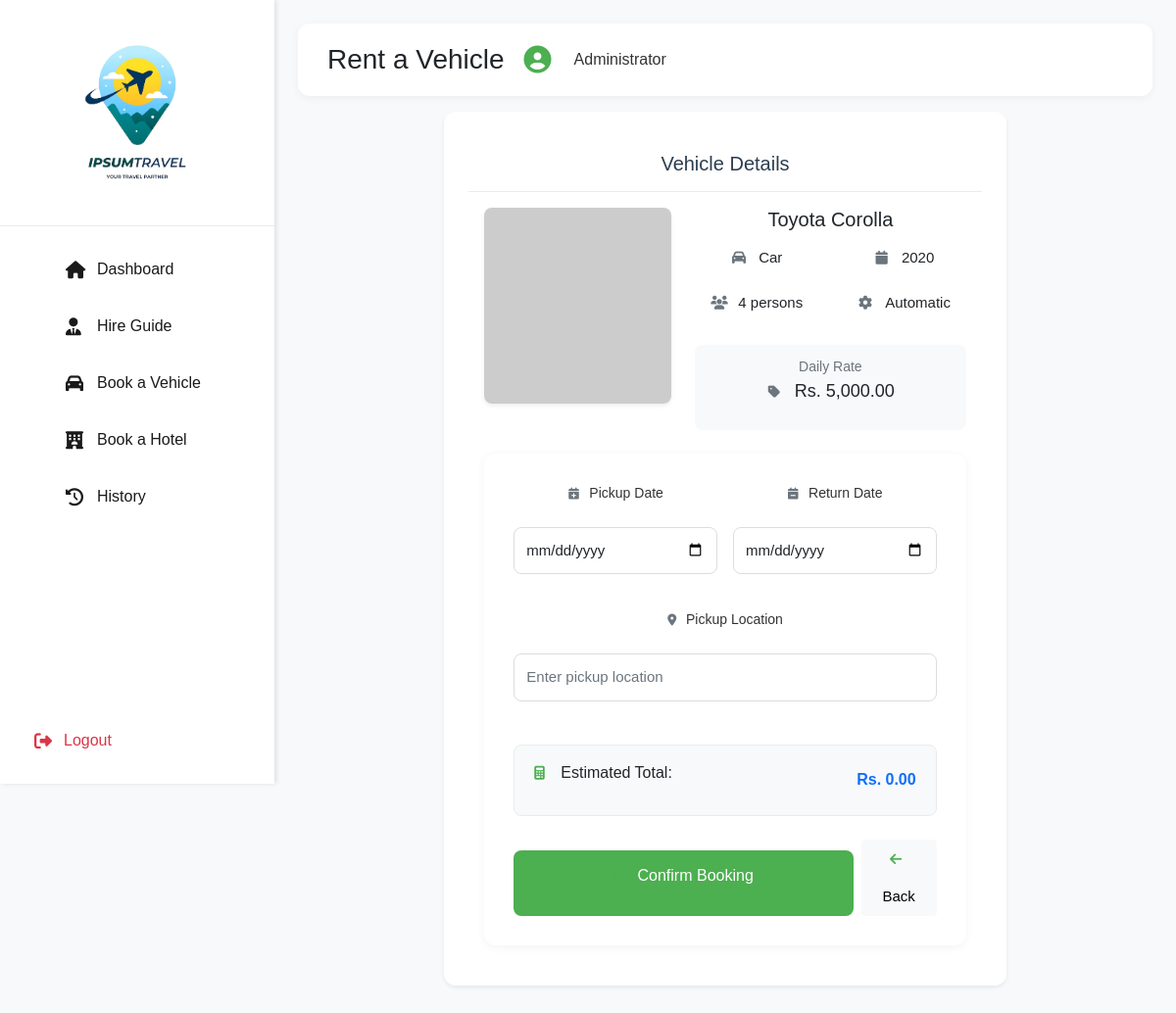
The page /pages/dashboard/rent-vehicle-form.php?vehicle_id=1 (signed in) on the database its author committed.
### tables this page shows
CREATE TABLE vehicles (
    vehicle_id INT AUTO_INCREMENT PRIMARY KEY,
    type VARCHAR(50) NOT NULL,
    model VARCHAR(100) NOT NULL,
    year INT NOT NULL,
    daily_rate DECIMAL(10,2) NOT NULL,
    capacity INT NOT NULL,
    district VARCHAR(50) NOT NULL,
    imageUrl VARCHAR(255) NOT NULL,
    ac_available BOOLEAN DEFAULT true,
    transmission VARCHAR(20) NOT NULL,

    license_plate VARCHAR(20) UNIQUE NOT NULL
);

### pages/dashboard/rent-vehicle-form.php (the view, shortened to what this page needs)
<?php
require_once '../../config/db_connect.php';
$vehicle_id = $_GET['vehicle_id'];
$stmt = $conn->prepare("SELECT * FROM vehicles WHERE vehicle_id = ?");
$stmt->bind_param("i", $vehicle_id);
$stmt->execute();
$result = $stmt->get_result();
$vehicle = $result->fetch_assoc();
include 'includes/header.php';
?>
<!DOCTYPE html>
<html lang="en">
<head>
    <link rel="stylesheet" href="https://cdnjs.cloudflare.com/ajax/libs/font-awesome/6.4.0/css/all.min.css">
    <link href="https://cdn.jsdelivr.net/npm/bootstrap@5.1.3/dist/css/bootstrap.min.css" rel="stylesheet">
    <link rel="stylesheet" href="../../css/dashboard.css">
</head>
<body>
    <div class="dashboard-container">
        <?php include 'includes/sidebar.php'; ?>
        <div class="main-content">
            <header class="mb-3">
                <div class="d-flex justify-content-between align-items-center">
                    <h1 class="h3 mb-0">Rent a Vehicle</h1>
                    <div class="user-profile">
                        <i class="fas fa-user-circle"></i>
                        <span class="ms-2"><?php echo htmlspecialchars($_SESSION['fullname']); ?></span>
                    </div>
                </div>
            </header>
            <div class="container-fluid p-0">
                <div class="row">
                    <div class="col-lg-8 mx-auto">
                        <div class="card">
                            <div class="card-header">
                                <h3>Vehicle Details</h3>
                            </div>
                            <div class="card-body">
                                <div class="row g-4 mb-4">
                                    <div class="col-md-5">
                                        <div class="vehicle-image-container">
                                            <img src="<?php echo htmlspecialchars($vehicle['imageUrl']); ?>"
                                                 class="img-fluid"
                                                 style="width: 100%; height: 200px; object-fit: cover;"
                                                 onerror="this.src='https://via.placeholder.com/400x200?text=No+Image'"
                                                 alt="<?php echo htmlspecialchars($vehicle['model']); ?>">
                                        </div>
                                    </div>
                                    <div class="col-md-7">
                                        <h4 class="h5 mb-3"><?php echo htmlspecialchars($vehicle['model']); ?></h4>
                                        <div class="vehicle-details">
                                            <div class="row mb-2">
                                                <div class="col-6">
                                                    <i class="fas fa-car"></i>
                                                    <span class="ms-2"><?php echo htmlspecialchars($vehicle['type']); ?></span>
                                                </div>
                                                <div class="col-6">
                                                    <i class="fas fa-calendar"></i>
                                                    <span class="ms-2"><?php echo htmlspecialchars($vehicle['year']); ?></span>
                                                </div>
                                            </div>
                                            <div class="row mb-2">
                                                <div class="col-6">
                                                    <i class="fas fa-users"></i>
                                                    <span class="ms-2"><?php echo htmlspecialchars($vehicle['capacity']); ?> persons</span>
                                                </div>
                                                <div class="col-6">
                                                    <i class="fas fa-cog"></i>
                                                    <span class="ms-2"><?php echo htmlspecialchars($vehicle['transmission']); ?></span>
                                                </div>
                                            </div>
                                            <div class="price-tag mt-3">
                                                <small class="text-muted d-block mb-1">Daily Rate</small>
                                                <h5 class="mb-0">
                                                    <i class="fas fa-tag"></i>
                                                    Rs. <?php echo number_format($vehicle['daily_rate'], 2); ?>
                                                </h5>
                                            </div>
                                        </div>
                                    </div>
                                </div>
                                <form action="process-vehicle-booking.php" method="POST" class="booking-form" id="bookingForm">
                                    <div class="row g-3">
                                        <div class="col-md-6">
                                            <div class="form-group">
                                                <label for="pickup_date" class="form-label">
                                                    <i class="fas fa-calendar-plus"></i>
                                                    Pickup Date
                                                </label>
                                                <input type="date" class="form-control" id="pickup_date"
                                                       name="pickup_date" required min="<?php echo date('Y-m-d'); ?>">
                                            </div>
                                        </div>
                                        <div class="col-md-6">
                                            <div class="form-group">
                                                <label for="return_date" class="form-label">
                                                    <i class="fas fa-calendar-minus"></i>
                                                    Return Date
                                                </label>
                                                <input type="date" class="form-control" id="return_date"
                                                       name="return_date" required min="<?php echo date('Y-m-d'); ?>">
                                            </div>
                                        </div>
                                        <div class="col-12">
                                            <div class="form-group">
                                                <label for="pickup_location" class="form-label">
                                                    <i class="fas fa-map-marker-alt"></i>
                                                    Pickup Location
                                                </label>
                                                <input type="text" class="form-control" id="pickup_location"
                                                       name="pickup_location" placeholder="Enter pickup location" required>
                                            </div>
                                        </div>
                                    </div>
                                    <div class="total-cost-section mt-4">
                                        <div class="d-flex justify-content-between align-items-center">
                                            <div>
                                                <i class="fas fa-calculator"></i>
                                                <span class="ms-1">Estimated Total:</span>
                                            </div>
                                            <div id="totalCost" class="text-primary fw-bold">Rs. 0.00</div>
                                        </div>
                                    </div>
                                    <div class="form-actions d-flex gap-2">
                                        <button type="submit" class="btn btn-primary flex-grow-1">
                                            <i class="fas fa-check-circle"></i>
                                            Confirm Booking
                                        </button>
                                        <a href="book-vehicle.php" class="btn btn-light">
                                            <i class="fas fa-arrow-left"></i>
                                            Back
                                        </a>
                                    </div>
                                </form>
                            </div>
                        </div>
                    </div>
                </div>
            </div>
        </div>
    </div>
</body>
</html>

### css/dashboard.css (style rules this page uses)
* { margin: 0; padding: 0; box-sizing: border-box; font-family: Arial, sans-serif; }
.dashboard-container { display: flex; min-height: 100vh; background-color: #f0f2f5; }
.main-content { flex: 1; margin-left: 280px; padding: 25px; }
header { background-color: #ffffff; padding: 20px 30px; border-radius: 12px; box-shadow: 0 2px 10px rgba(0,0,0,0.05); margin-bottom: 30px; display: flex; justify-content: space-between; align-items: center; }
.user-profile { display: flex; align-items: center; gap: 15px; padding-left: 20px; }
.user-profile span { font-size: 16px; font-weight: 500; color: #333; }
.user-profile i { font-size: 28px; color: #4CAF50; }
.booking-form { background-color: #ffffff; padding: 30px; border-radius: 12px; box-shadow: 0 2px 10px rgba(0,0,0,0.05); max-width: 800px; margin: 0 auto; }
.form-group { margin-bottom: 20px; }
.form-group label { display: block; margin-bottom: 8px; font-weight: 500; color: #333; }
.form-group input, .form-group select { width: 100%; padding: 12px; border: 1px solid #ddd; border-radius: 8px; font-size: 15px; transition: border-color 0.3s ease; }
button.btn { background-color: #4CAF50; color: white; padding: 14px 28px; border: none; border-radius: 8px; cursor: pointer; font-size: 16px; font-weight: 500; width: 100%; transition: background-color 0.3s ease; }
.card { overflow: hidden; display: flex; flex-direction: column; }
.card-body { flex: 1; display: flex; flex-direction: column; }
.btn-primary { margin-top: auto; }
.card { border: none; box-shadow: 0 2px 4px rgba(0,0,0,0.1); transition: transform 0.2s; }
.btn-primary { background-color: #4CAF50; border: none; padding: 10px 20px; }
.card { background-color: #ffffff; padding: 25px; border-radius: 12px; box-shadow: 0 2px 10px rgba(0,0,0,0.05); text-align: center; transition: all 0.3s ease; }
.card i { font-size: 48px; color: #4CAF50; margin-bottom: 20px; }
.card h3 { margin-bottom: 15px; color: #1a1a1a; font-size: 20px; }

### pages/dashboard/rent-vehicle-form.php (style rules this page uses)
.dashboard-container { background-color: #f8f9fa; }
.main-content { padding: 1.5rem; }
.card { border: none; box-shadow: 0 0.125rem 0.25rem rgba(0, 0, 0, 0.075); margin-bottom: 1.5rem; }
.card-header { background-color: #fff; border-bottom: 1px solid #e9ecef; padding: 1rem 1.25rem; }
.card-header h3 { font-size: 1.25rem; color: #2c3e50; margin: 0; }
.vehicle-image-container img { border-radius: 0.5rem; box-shadow: 0 0.125rem 0.25rem rgba(0, 0, 0, 0.075); }
.vehicle-details i { font-size: 0.875rem; width: 16px; color: #6c757d; }
.vehicle-details .mb-2 { font-size: 0.9375rem; }
.price-tag { background-color: #f8f9fa; border-radius: 0.5rem; padding: 0.75rem 1rem; }
.price-tag h5 { font-size: 1.125rem; }
.price-tag i { font-size: 0.875rem; margin-right: 0.5rem; }
.form-label { font-size: 0.875rem; font-weight: 500; color: #495057; margin-bottom: 0.375rem; }
.form-label i { font-size: 0.75rem; margin-right: 0.375rem; color: #6c757d; }
.form-control { font-size: 0.9375rem; padding: 0.5rem 0.75rem; border-color: #e0e0e0; }
.total-cost-section { background-color: #f8f9fa; border: 1px solid #e9ecef; border-radius: 0.5rem; padding: 1rem 1.25rem; }
.total-cost-section i { font-size: 0.875rem; margin-right: 0.5rem; }
.form-actions { margin-top: 1.5rem; }
.btn { font-size: 0.9375rem; padding: 0.5rem 1rem; }
.btn i { font-size: 0.875rem; margin-right: 0.375rem; }

### rows shown on the page
vehicles: model "Toyota Corolla", type "Car", year "2020", capacity "4", transmission "Automatic", daily_rate "5,000.00"

### other values the page prints
$_SESSION['fullname'] "Administrator"
